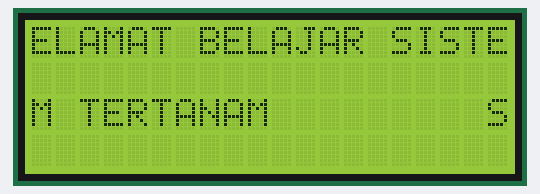
Recording of a sketch running on a simulated Arduino Uno, built with avr-gcc and run on an emulated ATmega328P. Shown: 20×4 character LCD.

Above: at 0.26 s.
At 2.26 s:
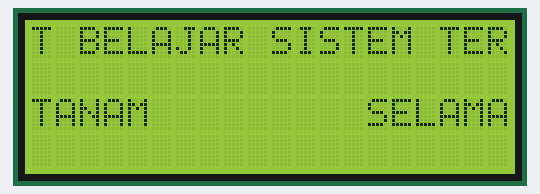
At 4.26 s:
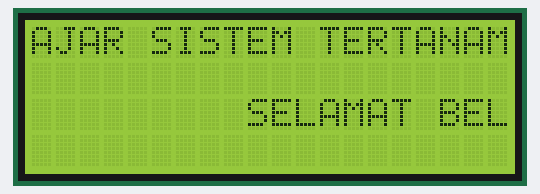
At 8.67 s:
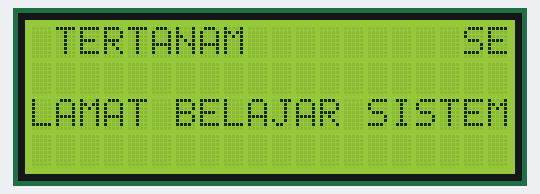
At 12.67 s:
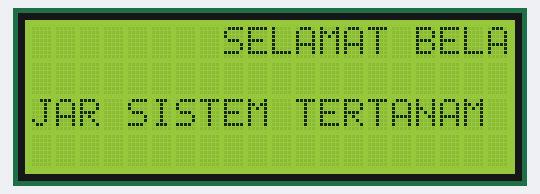
At 17.08 s:
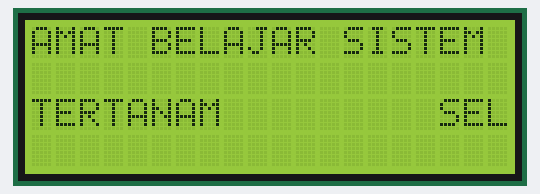

The sketch:

minggu3acara6.ino
```cpp
#include <LiquidCrystal.h>

LiquidCrystal lcd(12, 11, 5, 4, 3, 2);

void setup() {
  lcd.begin(20, 4);
}

void loop() {
  int i;

  lcd.setCursor(0, 0);
  lcd.print("SELAMAT BELAJAR SISTEM TERTANAM");

  for (i = 0; i < 16; i++) {
    lcd.scrollDisplayLeft();
    delay(400);
  }
}
```

Measured:
- by itself, everything shown: repeats every 16.0 s, in 40 steps
- what the display in image 1 shows lasts 0.4 s, from 2.1 s to 2.5 s
